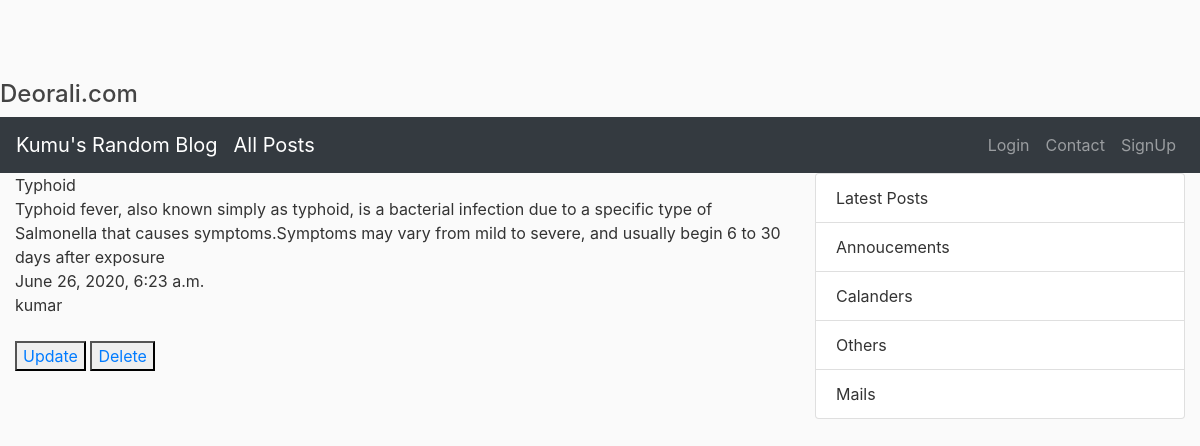
The app's page /postdetail/4/ with its own data.
### blogs/models.py (models this page shows, shortened)
class Post(models.Model):
	title=models.CharField(max_length=100)
	content=models.TextField()
	date_post=models.DateTimeField(default=timezone.now)
	author=models.ForeignKey(User, on_delete=models.CASCADE)

### blogs/views.py (the view)
# urls.py: path('postdetail/<int:pk>/',PostDetailView.as_view(),name='postsdetail'),
class PostDetailView(DetailView):
	model=Post
	template_name='blogs/post_detail.html'
	context_object_name='o'

### blogs/templates/blogs/post_detail.html (shortened to what this page needs)
{% extends "blogs/base.html" %}
{% block content %}
  {{o.title}}<br>
  {{o.content}}<br>
  {{o.date_post}}<br>
  {{o.author}}<br><br>
<button><a href="{% url 'postupdate' o.id %}">Update</a></button>
<button><a href="{% url 'postdelete' o.id %}">Delete</a></button>
{% endblock %}

### blogs/templates/blogs/base.html (style rules this page uses)
body { background: #fafafa; color: #333333; margin-top: 5rem; }

### records on screen
Post: title "Typhoid", content "Typhoid fever, also known simply as typhoid, is a bacterial infection due to a specific type of Salmonella that causes symptoms.Symptoms may vary from mild to severe, and usually begin 6 to 30 days after exposure", date_post "June 26, 2020, 6:23 a.m.", author "kumar"
